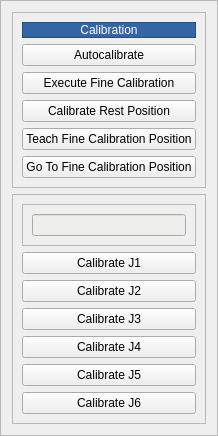
                   <widget class="QFrame" name="frame_9">
                    <property name="frameShape">
                     <enum>QFrame::StyledPanel</enum>
                    </property>
                    <property name="frameShadow">
                     <enum>QFrame::Raised</enum>
                    </property>
                    <layout class="QVBoxLayout" name="verticalLayout_5">
                     <item>
                      <widget class="QFrame" name="frame_11">
                       <property name="frameShape">
                        <enum>QFrame::StyledPanel</enum>
                       </property>
                       <property name="frameShadow">
                        <enum>QFrame::Raised</enum>
                       </property>
                       <layout class="QGridLayout" name="gridLayout_11">
                        <item row="4" column="0">
                         <widget class="QPushButton" name="teachFineCal_button">
                          <property name="text">
                           <string>Teach Fine Calibration Position</string>
                          </property>
                         </widget>
                        </item>
                        <item row="1" column="0">
                         <widget class="QPushButton" name="autocalibrate_button">
                          <property name="text">
                           <string>Autocalibrate</string>
                          </property>
                         </widget>
                        </item>
                        <item row="0" column="0">
                         <widget class="QLabel" name="label_3">
                          <property name="maximumSize">
                           <size>
                            <width>16777215</width>
                            <height>30</height>
                           </size>
                          </property>
                          <property name="baseSize">
                           <size>
                            <width>0</width>
                            <height>20</height>
                           </size>
                          </property>
                          <property name="styleSheet">
                           <string notr="true">color: rgb(255, 255, 255);
background-color:rgb(52, 101, 164);</string>
                          </property>
                          <property name="frameShape">
                           <enum>QFrame::StyledPanel</enum>
                          </property>
                          <property name="frameShadow">
                           <enum>QFrame::Raised</enum>
                          </property>
                          <property name="lineWidth">
                           <number>2</number>
                          </property>
                          <property name="text">
                           <string>Calibration</string>
                          </property>
                          <property name="alignment">
                           <set>Qt::AlignCenter</set>
                          </property>
                          <property name="margin">
                           <number>3</number>
                          </property>
                         </widget>
                        </item>
                        <item row="5" column="0">
                         <widget class="QPushButton" name="gotoFine_button">
                          <property name="text">
                           <string>Go To Fine Calibration Position</string>
                          </property>
                         </widget>
                        </item>
                        <item row="2" column="0">
                         <widget class="QPushButton" name="finecal_button">
                          <property name="text">
                           <string>Execute Fine Calibration</string>
                          </property>
                         </widget>
                        </item>
                        <item row="3" column="0">
                         <widget class="QPushButton" name="restCal_button">
                          <property name="text">
                           <string>Calibrate Rest Position</string>
                          </property>
                         </widget>
                        </item>
                       </layout>
                      </widget>
                     </item>
                     <item>
                      <widget class="QFrame" name="frame_12">
                       <property name="frameShape">
                        <enum>QFrame::StyledPanel</enum>
                       </property>
                       <property name="frameShadow">
                        <enum>QFrame::Raised</enum>
                       </property>
                       <layout class="QVBoxLayout" name="verticalLayout_6">
                        <item>
                         <widget class="QFrame" name="frame_15">
                          <property name="frameShape">
                           <enum>QFrame::StyledPanel</enum>
                          </property>
                          <property name="frameShadow">
                           <enum>QFrame::Raised</enum>
                          </property>
                          <layout class="QVBoxLayout" name="verticalLayout_7">
                           <item>
                            <widget class="QLineEdit" name="lineEdit">
                             <property name="styleSheet">
                              <string notr="true">background-color: rgb(238, 238, 236);</string>
                             </property>
                            </widget>
                           </item>
                          </layout>
                         </widget>
                        </item>
                        <item>
                         <widget class="QPushButton" name="calJ1button">
                          <property name="text">
                           <string>Calibrate J1</string>
                          </property>
                         </widget>
                        </item>
                        <item>
                         <widget class="QPushButton" name="calJ2button">
                          <property name="text">
                           <string>Calibrate J2</string>
                          </property>
                         </widget>
                        </item>
                        <item>
                         <widget class="QPushButton" name="calJ3button">
                          <property name="text">
                           <string>Calibrate J3</string>
                          </property>
                         </widget>
                        </item>
                        <item>
                         <widget class="QPushButton" name="calJ4button">
                          <property name="text">
                           <string>Calibrate J4</string>
                          </property>
                         </widget>
                        </item>
                        <item>
                         <widget class="QPushButton" name="CalJ5button">
                          <property name="text">
                           <string>Calibrate J5</string>
                          </property>
                         </widget>
                        </item>
                        <item>
                         <widget class="QPushButton" name="calJ6button">
                          <property name="text">
                           <string>Calibrate J6</string>
                          </property>
                         </widget>
                        </item>
                       </layout>
                      </widget>
                     </item>
                    </layout>
                   </widget>
